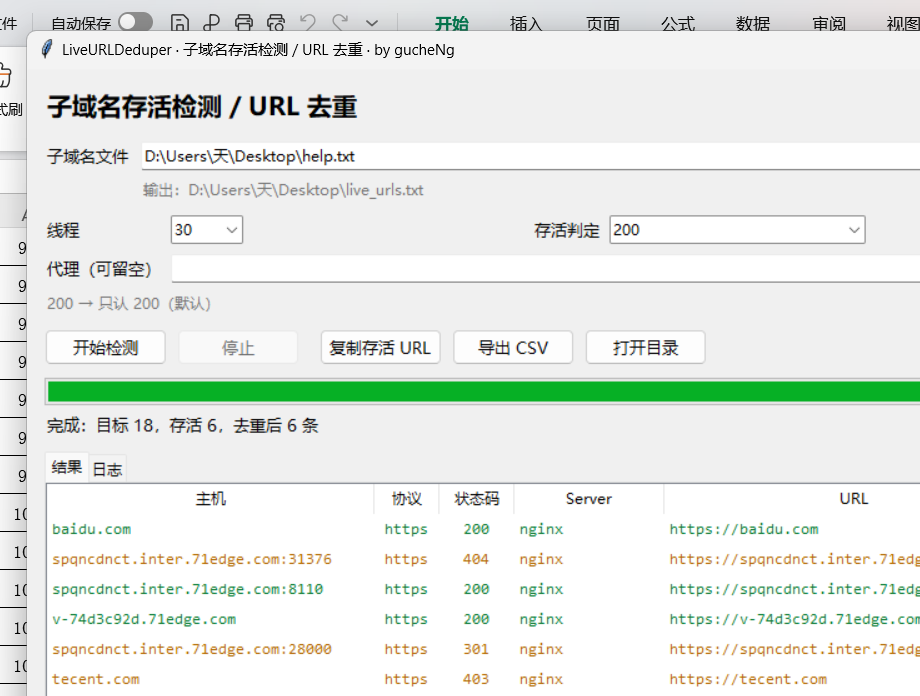
#> input picture img/gui.png, 920 x 696 px
$ python prepare_icon.py ../img/gui.png ../img/image-20251003125123318.png
#> lines starting #> are read from the running program, lines starting #| are printed output that depends on the picture
"""把图标文件规整成 PyInstaller 能直接用的 .ico。

build_exe.bat 会调用它：
    python tools/prepare_icon.py myicon.ico build/app.ico      # 已经是 ICO -> 直接复用
    python tools/prepare_icon.py logo.png    build/app.ico     # PNG/JPG -> 转成多尺寸 ICO

为什么要这么绕：
- PyInstaller 的 icon 参数只认 .ico（Windows 资源），喂 PNG 会直接报错；
- 网上随手下的 ico 经常只有 256x256 一帧，任务栏/资源管理器里显示成白块；
- 图标长宽比不是 1:1 时直接缩放会被拉扁，所以先补透明边车成正方形再压。

依赖：转换分支需要 Pillow（pip install pillow）；ICO 分支纯标准库。
"""

from __future__ import annotations

import shutil
import sys
from pathlib import Path

SIZES = [(16, 16), (24, 24), (32, 32), (48, 48), (64, 64), (72, 72), (96, 96), (128, 128), (256, 256)]
ICO_HEADER = (0, 0, 1, 0)  # reserved=0, type=1(icon)


def is_ico(path: Path) -> bool:
    """只看 6 字节头：reserved=0, type=1, count>0。比按扩展名判断靠谱。"""
    try:
        head = path.read_bytes()[:6]
    except OSError:
        return False
    if len(head) != 6:
        return False
    return tuple(head[:4]) == ICO_HEADER and (head[4] + head[5]) > 0


def ico_sizes(path: Path) -> list[tuple[int, int]]:
    """读 ICO 目录里每一帧的宽高（0 表示 256）。"""
    data = path.read_bytes()
    count = int.from_bytes(data[4:6], "little")
    sizes: list[tuple[int, int]] = []
    for index in range(count):
        offset = 6 + index * 16
        if offset + 2 > len(data):
            break
        width = data[offset] or 256
        height = data[offset + 1] or 256
        sizes.append((width, height))
    return sizes


def convert(src: Path, dst: Path) -> list[tuple[int, int]]:
    try:
        from PIL import Image
    except ImportError as exc:  # pragma: no cover - 只在缺依赖时触发
        raise SystemExit(
            f"错误：{src.name} 不是 .ico，转成 ICO 需要 Pillow。\n"
            f"      pip install pillow 之后再跑，或者直接把 ico 文件传进来。"
        ) from exc

    image = Image.open(src).convert("RGBA")
    side = max(image.size)
#> side = 920
    # 非正方形图片补透明边，避免被拉扁
    canvas = Image.new("RGBA", (side, side), (0, 0, 0, 0))
#> canvas: PIL image 920x920 RGBA; every value is 0
    canvas.paste(image, ((side - image.width) // 2, (side - image.height) // 2))
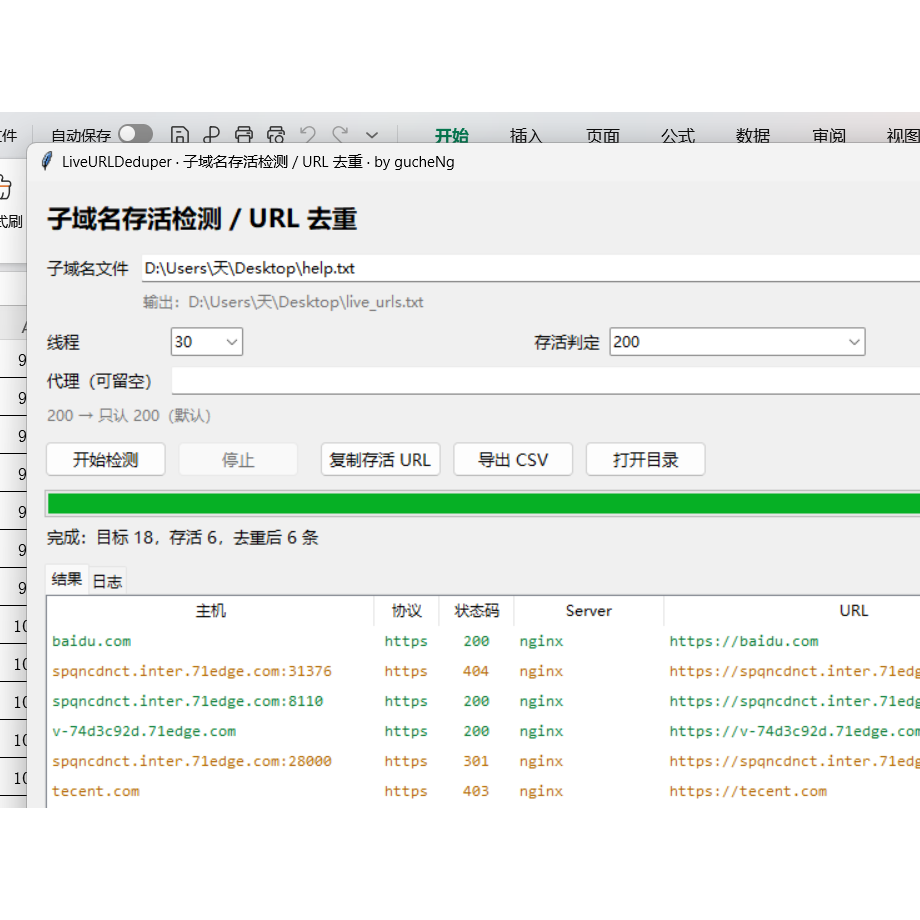
#> canvas: PIL image 920x920 RGBA; mean R, G, B, A 174.1, 177.8, 174.2, 192.9; transparent parts drawn white
    dst.parent.mkdir(parents=True, exist_ok=True)
    canvas.save(dst, format="ICO", sizes=SIZES)
    return ico_sizes(dst)


def main(argv: list[str]) -> int:
    if len(argv) < 3:
        print("usage: python tools/prepare_icon.py <source-icon> <output.ico>", file=sys.stderr)
        return 2

    src, dst = Path(argv[1]), Path(argv[2])
    if not src.is_file():
        print(f"ERROR: icon not found: {src}", file=sys.stderr)
        return 1
    dst.parent.mkdir(parents=True, exist_ok=True)

    if is_ico(src):
        if src.resolve() != dst.resolve():
            shutil.copyfile(src, dst)
        sizes = ico_sizes(dst)
        print(f"      already a valid ICO, reuse as-is: {len(sizes)} frames {sizes}")
    else:
        print(f"      {src.name} is not an ICO, converting to multi-size ICO ...")
        sizes = convert(src, dst)
        print(f"      generated {len(sizes)} frames {sizes}")

    missing = [(w, h) for (w, h) in SIZES if (w, h) not in sizes]
    if missing:
        print(f"      WARN missing sizes {missing}, small icons may look blurry (build still works)")
    print(dst.resolve())
    return 0


if __name__ == "__main__":
    raise SystemExit(main(sys.argv))
#> (the program exits here)
